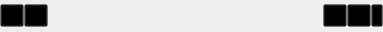
<?xml version="1.0" encoding="UTF-8"?>
<ui version="4.0">
 <class>ButtonBarWidget</class>
 <widget class="QWidget" name="ButtonBarWidget">
  <property name="geometry">
   <rect>
    <x>0</x>
    <y>0</y>
    <width>383</width>
    <height>32</height>
   </rect>
  </property>
  <property name="windowTitle">
   <string>ButtonBarWidget</string>
  </property>
  <property name="windowOpacity">
   <double>0.300000000000000</double>
  </property>
  <property name="autoFillBackground">
   <bool>true</bool>
  </property>
  <property name="styleSheet">
   <string notr="true">QToolButton {
    background-color: transparent;
}</string>
  </property>
  <layout class="QHBoxLayout" name="horizontalLayout">
   <property name="spacing">
    <number>0</number>
   </property>
   <property name="margin" stdset="0">
    <number>0</number>
   </property>
   <item>
    <widget class="QToolButton" name="deleteButton">
     <property name="toolTip">
      <string>Delete note</string>
     </property>
     <property name="styleSheet">
      <string notr="true"/>
     </property>
     <property name="text">
      <string/>
     </property>
     <property name="icon">
      <iconset resource="postnote.qrc">
       <normaloff>:/PostNote/Resources/trash-can.png</normaloff>:/PostNote/Resources/trash-can.png</iconset>
     </property>
    </widget>
   </item>
   <item>
    <widget class="QToolButton" name="hideButton">
     <property name="toolTip">
      <string>Hide note</string>
     </property>
     <property name="text">
      <string/>
     </property>
     <property name="icon">
      <iconset resource="postnote.qrc">
       <normaloff>:/PostNote/Resources/eye.png</normaloff>:/PostNote/Resources/eye.png</iconset>
     </property>
    </widget>
   </item>
   <item>
    <spacer name="horizontalSpacer">
     <property name="orientation">
      <enum>Qt::Orientation::Horizontal</enum>
     </property>
     <property name="sizeHint" stdset="0">
      <size>
       <width>209</width>
       <height>20</height>
      </size>
     </property>
    </spacer>
   </item>
   <item>
    <widget class="QToolButton" name="propertiesButton">
     <property name="toolTip">
      <string>Properties</string>
     </property>
     <property name="text">
      <string/>
     </property>
     <property name="icon">
      <iconset resource="postnote.qrc">
       <normaloff>:/PostNote/Resources/properties.png</normaloff>:/PostNote/Resources/properties.png</iconset>
     </property>
    </widget>
   </item>
   <item>
    <widget class="QToolButton" name="topicButton">
     <property name="toolTip">
      <string>Topics</string>
     </property>
     <property name="text">
      <string/>
     </property>
     <property name="icon">
      <iconset resource="postnote.qrc">
       <normaloff>:/PostNote/Resources/PostNote.ico</normaloff>:/PostNote/Resources/PostNote.ico</iconset>
     </property>
     <property name="popupMode">
      <enum>QToolButton::ToolButtonPopupMode::MenuButtonPopup</enum>
     </property>
    </widget>
   </item>
  </layout>
 </widget>
 <resources>
  <include location="postnote.qrc"/>
 </resources>
 <connections/>
</ui>
